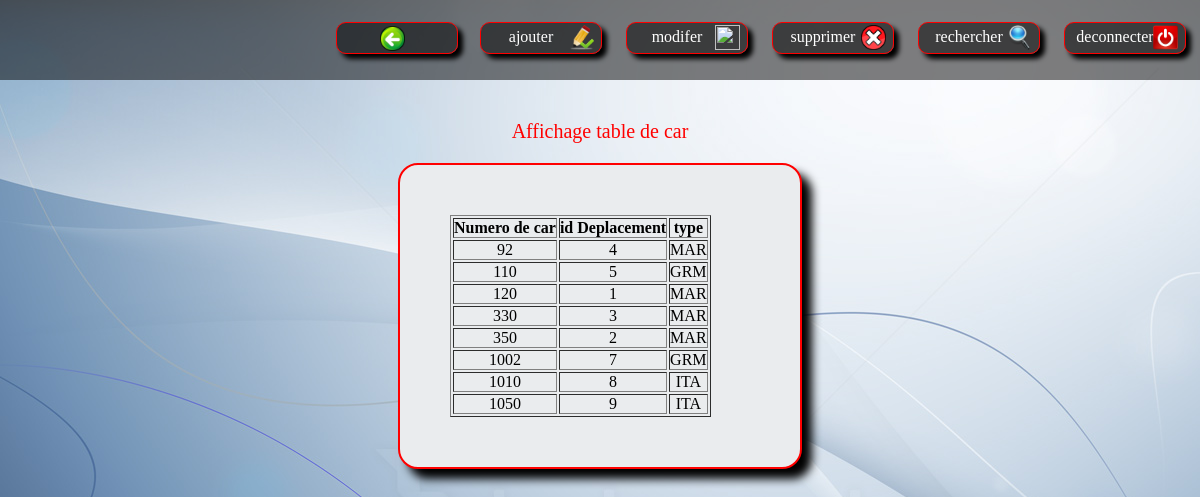
Page /afficher_car.php (signed in) on the committed database.
### tables this page shows
CREATE TABLE `conducteur` (
  `idCar` int(50) NOT NULL,
  `numero` int(50) NOT NULL
);

CREATE TABLE `car` (
  `idCar` int(50) NOT NULL,
  `idDeplacement` int(50) NOT NULL,
  `type` varchar(50) DEFAULT NULL
);

### afficher_car.php (the view, shortened to what this page needs)
<?php
$link = mysqli_connect("localhost","root","");
mysqli_select_db($link,"voyage");
?>
<!DOCTYPE html>
<html>
	<head>
		<link rel ="stylesheet" href="css/style20.css" type="text/css"/>
	</head>
<body>
 	<header>
	 <table class="table">
			 <ul>
					<td><li> <a class="btn" href=" conducteur.php"><img class="u" src='image/13.png' alt=''/></a></li></td>
					 <td> <li> <a class="btn" href=" ajouter_car.php">ajouter</td><td><img class="user" src='image/10.png' alt=''/></a></li></td>
					<td> <li> <a class="btn" href=" modifer_car.php">modifer</td><td><img class="user" src='image/11.png' alt=''/></a></li></td>
					<td> <li> <a class="btn" href=" supprimer_car.php">supprimer</td><td><img class="user" src='image/20.png' alt=''/></a></li></td>
					<td> <li> <a class="btn" href="rechercher_car.php">rechercher</td><td><img class="user" src='image/21.png' alt=''/></a></li></td>
					<td> <li> <a class="btn" href=" deconnecter.php">deconnecter</td><td><img class="user" src='image/18.png' alt=''/></a></li></td>
			  </ul>
		  </table>
</header>
<p> Affichage table de car </p>
<?php
		 $res= mysqli_query($link,"SELECT idDeplacement,car.idCar,conducteur.numero,type  FROM `car`,`conducteur` WHERE  car.idCar=conducteur.idCar ");
				 echo"<div>";
				 echo"<table  border=1>";
				 echo"<tr>";
				 echo"<th>";echo"Numero de car"; echo"</th>";
				 echo"<th>";echo"id Deplacement"; echo"</th>";
				 echo"<th>";echo"type"; echo"</th>";
				 echo"</tr>";
		 while($row=mysqli_fetch_array($res))
		 {
				 echo"<tr>";
				 echo"<td>"; echo $row["idCar"]; echo"</td>";
				 echo"<td>"; echo $row["idDeplacement"]; echo"</td>";
				 echo"<td>"; echo $row["type"]; echo"</td>";
				 echo"</tr>";
		 }
		 echo"</table>";
		 echo"</div>";
	 ?>
</body>
</html>

### css/style20.css (style rules this page uses)
* { padding :0px; margin :0px; }
body { background-image:url(../image/24.jpg); text-align: center; padding: 0px; margin: 0px; }
header { height:80px; background-color:rgba(0,0,0,0.5); }
.table { float: right; }
li { float: right; display:inline; margin: 10px; height: 30px; background: rgb(0,0,0,0.5); width: 120px; border: 1px solid red; border-radius: 10px; box-shadow: 5px 5px 5px black; margin-top: 20px; }
li a { text-decoration: none; color: white; line-height: 27px; margin-left: -20px; }
td { font-size: 16px; }
.user { width: 25px; height: 25px; margin-left: -65px; margin-top: 12px; }
.u { width: 25px; height: 25px; margin-left: 10px; margin-top: 3px; }
p { color:red; font-size: 20px; margin-top: 40px; }
div { background-color:#EAECEE; position: relative; border: 2px solid red; margin: auto; margin-top: 20px; width: 300px; padding: 50px; border-radius: 20px; box-shadow: 10px 10px 10px; }

### rows in the picture
conducteur: idCar.idCar "92", idCar.idDeplacement "4", idCar.type "MAR"
conducteur: idCar.idCar "110", idCar.idDeplacement "5", idCar.type "GRM"
conducteur: idCar.idCar "120", idCar.idDeplacement "1", idCar.type "MAR"
conducteur: idCar.idCar "330", idCar.idDeplacement "3", idCar.type "MAR"
conducteur: idCar.idCar "350", idCar.idDeplacement "2", idCar.type "MAR"
conducteur: idCar.idCar "1002", idCar.idDeplacement "7", idCar.type "GRM"
conducteur: idCar.idCar "1010", idCar.idDeplacement "8", idCar.type "ITA"
conducteur: idCar.idCar "1050", idCar.idDeplacement "9", idCar.type "ITA"
